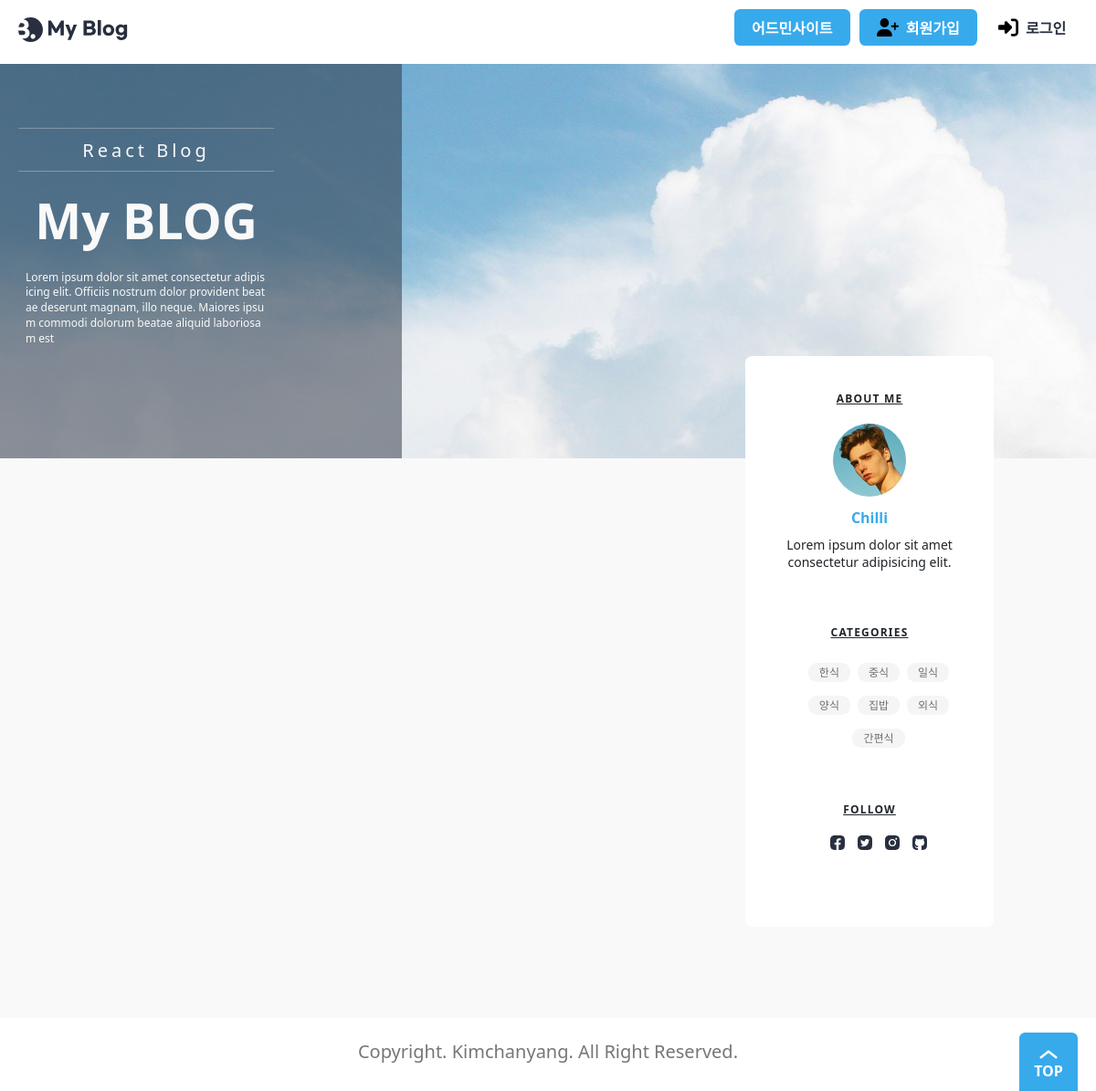
The page /blog/ on the database as committed earlier.
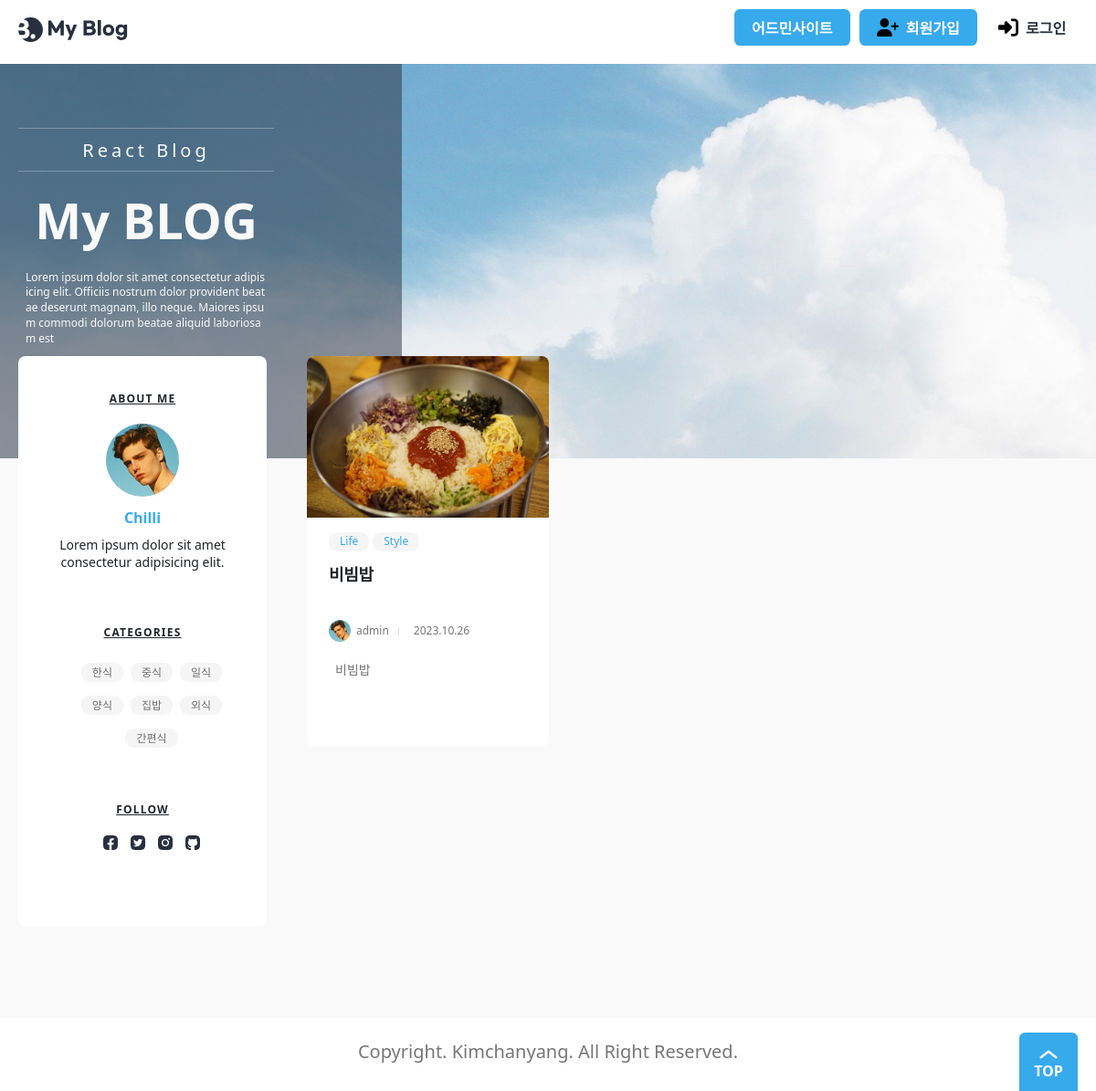
The same page on the database as committed later.
### blog/models.py (models this page shows, shortened)
class Post(models.Model):
    title = models.CharField(_("제목"), max_length=50)
    content = models.TextField(_("내용"))
    head_image = models.ImageField(
        _("메인 이미지"), upload_to="blog/images/%Y/%m/%d/", blank=True
    )
    file_upload = models.FileField(
        _("파일"), upload_to="blog/files/%Y/%m/%d/", blank=True
    )
    created_at = models.DateTimeField(_("작성일자"), auto_now_add=True)
    updated_at = models.DateTimeField(_("수정일자"), auto_now=True)
    author = models.ForeignKey(User, on_delete=models.CASCADE, verbose_name="작성자")
    tags = models.ManyToManyField("Tag", blank=True, verbose_name="태그")
    view_count = models.PositiveIntegerField(verbose_name="조회수", default=0)
    likes_count = models.PositiveIntegerField(verbose_name="좋아요", default=0)

### blog/views.py (the view)
class PostList(ListView):
    model = Post
    ordering = "-pk"

### templates/blog/post_list.html (shortened to what this page needs)
{% extends "base.html" %}
{% block main %}
{% load static %}
<div class="banner">
    <div class="max-width">
        <div class="banner-contents">
            <p class="sub-text">React Blog</p>
            <p class="main-text">My BLOG</p>
            <p class="description">
                Lorem ipsum dolor sit amet consectetur adipisicing elit. Officiis nostrum dolor provident beatae
                deserunt magnam, illo neque. Maiores ipsum commodi dolorum beatae aliquid laboriosam est
            </p>
        </div>
    </div>
</div>
<main>
    <div class="max-width">
        <ul class="posts">
            {% for post in object_list %}
            <li>
                <a href="{% url 'post_detail' post.id %}" class="post">
                    <article>
                        <img src="{{ post.head_image.url }}" alt="">
                        <div class="contents-wrap">
                            <dl class="category">
                                <dd>Life</dd>
                                <dd>Style</dd>
                            </dl>
                            <h3>{{post.title}}</h3>
                            <dl class="author-wrap">
                                <dd class="author"><img src="{% static './images/profile.jpg' %}" alt="">{{post.author}}
                                </dd>
                                <dd class="created">{{post.created_at|date:'Y.m.d'}}</dd>
                            </dl>
                            <p class="post-description">
                                {{post.content}}
                            </p>
                        </div>
                    </article>
                </a>
            </li>
            {% endfor %}
        </ul>
        <aside class="about">
            <h2>About Me</h2>
            <img src="{% static './images/profile.jpg' %}" alt="" class="user-profile">
            <p class="user-name">Chilli</p>
            <p class="user-description">Lorem ipsum dolor sit amet consectetur adipisicing elit.</p>
            <h3>Categories</h3>
            <ul class="categories">
                <li><a href="#">한식</a></li>
                <li><a href="#">중식</a></li>
                <li><a href="#">일식</a></li>
                <li><a href="#">양식</a></li>
                <li><a href="#">집밥</a></li>
                <li><a href="#">외식</a></li>
                <li><a href="#">간편식</a></li>
            </ul>
            <h3>Follow</h3>
            <ul class="sns">
                <li>
                    <a href="#">
                        <img src="{% static './assets/Facebook.svg' %}" alt="Facebook">
                    </a>
                </li>
                <li>
                    <a href="#">
                        <img src="{% static './assets/Twitter.svg' %}" alt="Twitter">
                    </a>
                </li>
                <li>
                    <a href="#">
                        <img src="{% static './assets/Instagram.svg' %}" alt="Instagram">
                    </a>
                </li>
                <li>
                    <a href="#">
                        <img src="{% static './assets/GitHub.svg' %}" alt="GitHub">
                    </a>
                </li>
            </ul>
        </aside>
    </div>
</main>
{% endblock main %}

### templates/base.html (shortened to what this page needs)
{% load static %}
<!DOCTYPE html>
<html lang="kr">
<head>
    <link rel="stylesheet" href="{% static './css/reset.css' %}">
    <link rel="stylesheet" as="style"
        href="https://cdn.jsdelivr.net/gh/orioncactus/pretendard/dist/web/static/pretendard.css">
    <link href="https://cdn.jsdelivr.net/npm/bootstrap@5.3.2/dist/css/bootstrap.min.css" rel="stylesheet">
    <link rel="stylesheet" href="{% static './css/global.css' %}">
    <link rel="stylesheet" href="{% static './css/header.css' %}">
    <link rel="stylesheet" href="{% static './css/footer.css' %}">
    <link rel="stylesheet" href="{% static './css/about.css' %}">
    <link rel="stylesheet" href="{% static './css/button.css' %}">
    <link rel="stylesheet" href="{% static './css/banner.css' %}">
    <link rel="stylesheet" href="{% static './css/category.css' %}">
    <link rel="stylesheet" href="{% static './css/author.css' %}">
    <link rel="stylesheet" href="{% static './css/post.css' %}">
    <link rel="stylesheet" href="{% static './css/posts.css' %}">
    <link rel="stylesheet" href="{% static './css/main.css' %}">
    <link rel="stylesheet" href="{% static './css/wrapbox.css' %}">
    <link rel="stylesheet" href="{% static './css/view.css' %}">
    <link rel="stylesheet" href="{% static './css/bootstrap.css' %}">
</head>
<body>
    <header>
        <div class="max-width">
            <h1>
                <a href="{% url 'index' %}">
                    <img src="{% static './assets/Logo.svg' %}" alt="My Blog">
                </a>
            </h1>
            <ul>
                <li>
                    <a href="/admin/" class="button">
                        <span>어드민사이트</span>
                    </a>
                </li>
                {% if request.user.is_authenticated %}
                <li class="profile-img">
                    <a href="#">
                        <img src="{% static './assets/profile.jpg' %}" alt="My Page">
                    </a>
                </li>
                <li>
                    <a href="{% url 'post_create' %}" class="button">
                        <img src="{% static './assets/icon-modify-white.svg' %}" alt="">
                        <span>글 작성</span>
                    </a>
                </li>
                <li>
                    <button class="button white">
                        <img src="{% static './assets/icon-logout.svg' %}" alt="">
                        <span>로그아웃</span>
                    </button>
                </li>
                {% else %}
                <li>
                    <a href="{% url 'post_create' %}" class="button">
                        <img src="{% static './assets/icon-register.svg' %}" alt="">
                        <span>회원가입</span>
                    </a>
                </li>
                <li>
                    <button class="button white">
                        <img src="{% static './assets/icon-login.svg' %}" alt="">
                        <span>로그인</span>
                    </button>
                </li>
                {% endif %}
            </ul>
        </div>
    </header>
    {% block main %}
    {% endblock main %}
    <footer>
        <div class="max-width">
            <h2>Copyright. Kimchanyang. All Right Reserved.</h2>
            <button class="top-button">TOP</button>
        </div>
    </footer>
</body>
</html>

### static/css/global.css (style rules this page uses)
:root { --main-color: rgb(55, 170, 236); --main-rgb: 55, 171, 236; --outline-border: rgb(55, 160, 236); --red-color: rgb(243, 124, 75); --red-rgb: 243, 124, 75; --black-color: #28303f; --white-color: #fff; --gray-color: #767676; --border-color: #ddd; --gray-background-light: #f9f9f9; --gray-background: #f5f5f5; --gray-text: #6f6f6f; --border-radius: 0.4em; }
h1, a, div, p, section, article, input, textarea { box-sizing: border-box; }
a { text-decoration: none; color: inherit; }
html { font-size: 10px; }
body { font-size: 1.6rem; line-height: 1.4; }
input, button { font-size: inherit; font-family: inherit; }
button { cursor: pointer; }
a { border-radius: 0.8rem; overflow: hidden; }
img { vertical-align: bottom; }
body { background: var(--gray-background-light); }
.max-width { width: 1224px; max-width: calc(100% - 4rem); margin: 0 auto; }

### static/css/header.css (style rules this page uses)
header { background: var(--white-color); }
header .max-width { display: flex; align-items: center; justify-content: space-between; gap: 4rem; padding: 1rem 0; }
header h1 { font-size: 3rem; }
header h1 a { display: block; padding: 0.4rem; margin-left: -0.4rem; }
header h1 a img { display: block; }
header ul { display: flex; align-items: center; gap: 1rem; }
header .button { text-transform: none; }

### static/css/footer.css (style rules this page uses)
footer { background: var(--white-color); margin-top: 10rem; }
footer .max-width { display: flex; align-items: center; justify-content: center; height: 8rem; position: relative; }
footer h2 { color: var(--gray-color); }
.top-button { position: absolute; bottom: 0; right: 0; width: 6.4rem; height: 6.4rem; padding-top: 2.2rem; border: 0; border-radius: var(--border-radius) var(--border-radius) 0 0; background: var(--main-color) url(../assets/ArrowTop.svg) no-repeat 50% 0.4rem / 4rem; color: var(--white-color); text-align: center; font-weight: bold; }

### static/css/about.css (style rules this page uses)
.about { flex-basis: calc((100% - 2.4rem * 3) / 4); flex-shrink: 0; align-self: flex-start; padding: 4rem 2.4rem 7rem; box-sizing: border-box; border-radius: var(--border-radius); background: var(--white-color); text-align: center; font-size: 2rem; }
.about h2, .about h3 { margin-bottom: 2rem; font-size: 1.2rem; font-weight: bold; text-transform: uppercase; text-decoration: underline; letter-spacing: 0.1em; }
.about h3 { margin-top: 6rem; }
.about .user-profile { width: 8rem; height: 8rem; object-fit: cover; border-radius: 50%; }
.about .user-name { color: var(--main-color); font-weight: bold; font-size: 1.6rem; margin: 1.2rem 0 0.8rem; }
.about .user-description { font-size: 1.4rem; padding: 0 0.4rem; }
.categories { display: flex; flex-wrap: wrap; align-items: center; justify-content: center; gap: 0.8rem; }
.categories li a { background: var(--gray-background); color: var(--gray-text); font-size: 1.2rem; border-radius: calc(var(--border-radius) * 2); padding: 0.2rem 1.2rem; }
.sns { display: flex; gap: 0.6rem; justify-content: center; margin-top: -0.4rem; }
.sns a { display: block; padding: 0.4rem; line-height: 1; }
.sns img { width: 1.6rem; display: block; }

### static/css/button.css (style rules this page uses)
.button { display: inline-flex; align-items: center; justify-content: center; gap: 0.8rem; height: 4rem; padding: 0.2rem 1.2em 0; border: 0; border-radius: var(--border-radius); background: var(--main-color); color: var(--white-color); text-transform: uppercase; font-weight: bold; line-height: 1; }
.button img { height: 1.2em; margin-top: -0.2rem; vertical-align: middle; }
.button.white { padding: 0.2rem 0.8em 0; background: var(--white-color); color: var(--black-color); }
.button.white img { height: 1.4em; }

### static/css/banner.css (style rules this page uses)
.banner { position: relative; background: url(../assets/background.jpg) no-repeat 50% 50% / cover; height: 27em; margin-bottom: -7em; }
.banner-contents { width: 28rem; padding: 7rem 0 14.5rem; text-align: center; color: var(--gray-background-light); }
.banner-contents::before { content: ""; display: block; position: absolute; top: 0; left: 0; width: calc((100% - 1224px) / 2 + 44rem); height: 100%; background: rgba(40, 48, 63, 0.5); }
.banner-contents > * { position: relative; }
.banner-contents .sub-text { border: 1px solid rgba(249, 249, 249, 0.3); border-width: 1px 0; padding: 1rem 0 0.8rem; font-size: 2rem; letter-spacing: 0.2em; }
.banner .main-text { font-weight: bold; font-size: 5.4rem; margin: 1.6rem 0; }
.description { font-size: 1.2rem; text-align: left; word-break: break-all; padding: 0 0.8rem; }
@media (max-width: 1280px) { .banner-contents::before { width: 44rem; } }

### static/css/posts.css (style rules this page uses)
.posts { display: grid; grid-template-columns: repeat(3, 1fr); gap: 2.4rem; }

Rows that differ between the two databases and show on the page:
added Post: head_image (picture), title "비빔밥", author "admin", created_at "2023.10.26", content "비빔밥"
